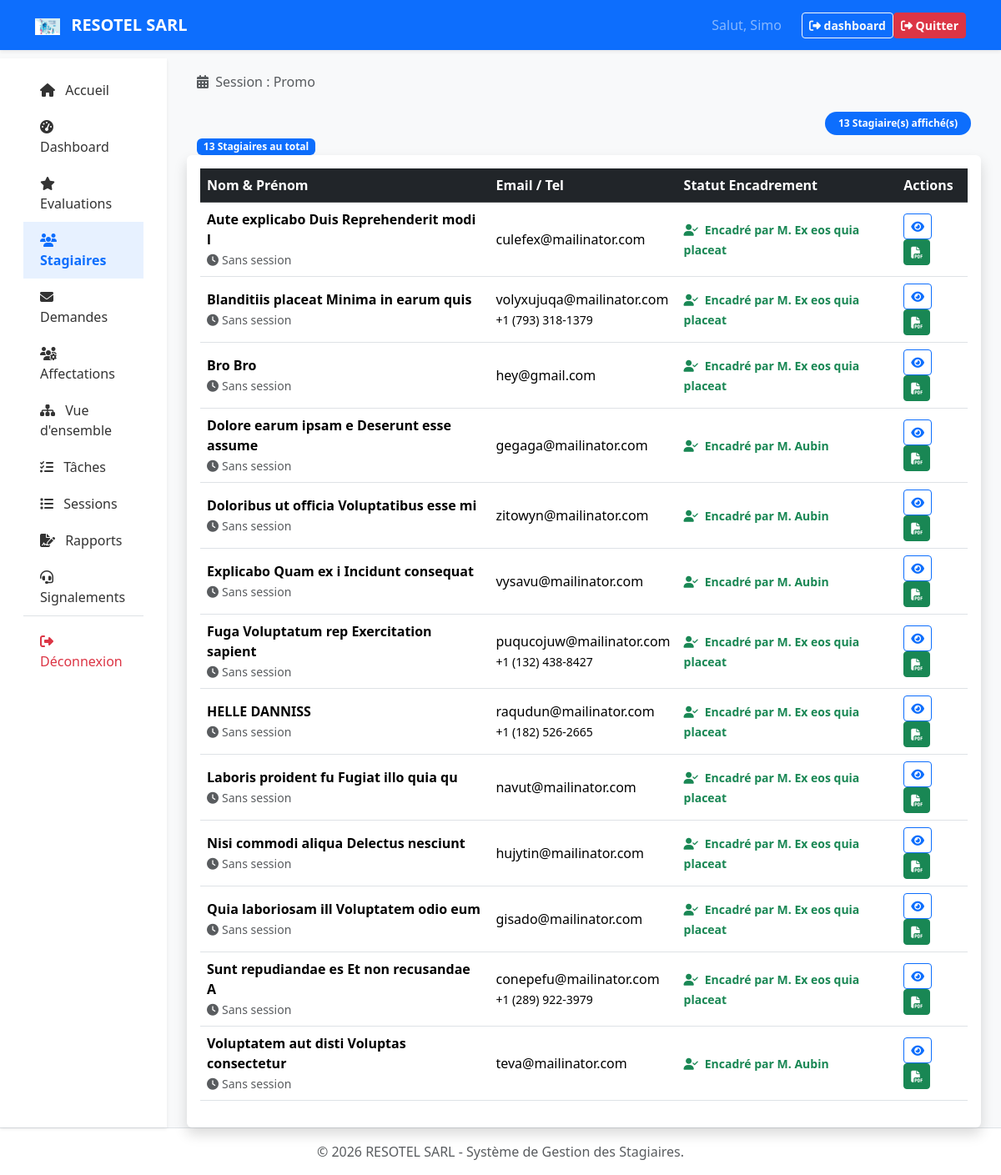
/stagiaires.php (signed in), run on the app's committed database.
### tables this page shows
CREATE TABLE `sessions` (
  `id` int NOT NULL,
  `titre` varchar(255) NOT NULL,
  `date_debut` date NOT NULL,
  `date_fin` date NOT NULL,
  `id_stagiaire` int DEFAULT NULL,
  `id_encadreur` int DEFAULT NULL,
  `is_active` tinyint(1) DEFAULT '0'
);

CREATE TABLE `users` (
  `id` int NOT NULL,
  `nom` varchar(100) NOT NULL,
  `prenom` varchar(100) NOT NULL,
  `email` varchar(150) NOT NULL,
  `password` varchar(255) NOT NULL,
  `telephone` varchar(20) DEFAULT NULL,
  `role` enum('administrateur','encadreur','stagiaire') NOT NULL DEFAULT 'stagiaire',
  `encadreur_id` int DEFAULT NULL,
  `niveau_etude` varchar(100) DEFAULT NULL,
  `type_stage` varchar(50) DEFAULT NULL,
  `date_inscription` timestamp NULL DEFAULT CURRENT_TIMESTAMP,
  `id_session_actuelle` int DEFAULT NULL,
  `note_final` decimal(4,2) DEFAULT NULL,
  `observations` text
);

### stagiaires.php (the view, shortened to what this page needs)
<?php
include 'config/db.php';
$stmt_active = $pdo->query("SELECT * FROM sessions WHERE is_active = 1 LIMIT 1");
$current_session = $stmt_active->fetch();
$session_id = $_GET['session_id'] ?? ($current_session['id'] ?? null);
$sql = "SELECT s.*, e.nom AS nom_encadreur, e.prenom AS prenom_encadreur, sess.titre
        FROM users s
        LEFT JOIN users e ON s.encadreur_id = e.id
        LEFT JOIN sessions sess ON s.id_session_actuelle = sess.id
        WHERE s.role = 'stagiaire'";
if ($session_id) {
    $sql .= " AND s.id_session_actuelle = :sess_id";
}
$sql .= " ORDER BY s.nom ASC";
$stmt = $pdo->prepare($sql);
if ($session_id) {
    $stmt->execute(['sess_id' => $session_id]);
} else {
    $stmt->execute();
}
$stagiaires = $stmt->fetchAll();
include 'includes/header.php';
?>
<div class="container-fluid">
    <div class="d-flex justify-content-between align-items-center mb-4">
        <nav aria-label="breadcrumb">
            <ol class="breadcrumb mb-0">
                <li class="breadcrumb-item active">
                    <i class="fas fa-calendar-alt me-1"></i>
                    Session : <?= $current_session ? htmlspecialchars($current_session['titre']) : 'Toutes les sessions' ?>
                </li>
            </ol>
        </nav>
    </div>
    <div class="text-end">
        <span class="badge bg-primary rounded-pill p-2 px-3"><?= count($stagiaires) ?> Stagiaire(s) affiché(s)</span>
    </div>
    <span class="badge bg-primary"><?= count($stagiaires) ?> Stagiaires au total</span>
</div>
<div class="card shadow border-0">
    <div class="card-body">
        <table class="table table-hover align-middle">
            <thead class="table-dark">
                <tr>
                    <th>Nom & Prénom</th>
                    <th>Email / Tel</th>
                    <th>Statut Encadrement</th>
                    <th>Actions</th>
                </tr>
            </thead>
            <tbody>
                <?php foreach ($stagiaires as $s): ?>
                    <tr>
                        <td>
                            <strong><?= htmlspecialchars($s['nom'] . ' ' . $s['prenom']) ?></strong><br>
                            <small class="text-muted"><i class="fas fa-clock me-1"></i><?= $s['nom_session'] ?? 'Sans session' ?></small>
                        </td>
                        <td><?= htmlspecialchars($s['email']) ?><br><small><?= $s['telephone'] ?></small></td>
                        <td>
                            <?php if ($s['encadreur_id']): ?>
                                <span class="text-success small fw-bold">
                                    <i class="fas fa-user-check me-1"></i>
                                    Encadré par M. <?= htmlspecialchars($s['nom_encadreur']) ?>
                                </span>
                            <?php endif; ?>
                        </td>
                        <td>
                            <a href="profil_stagiaire.php?id=<?= $s['id'] ?>" class="btn btn-sm btn-outline-primary" title="Voir profil">
                                <i class="fas fa-eye"></i>
                            </a>
                            <a href="attestation.php?id=<?= $s['id'] ?>" class="btn btn-sm btn-success" title="Générer Attestation"  target="_blank">
                                <i class="fas fa-file-pdf"></i>
                            </a>
                        </td>
                    </tr>
                <?php endforeach; ?>
            </tbody>
        </table>
    </div>
</div>
</div>
<?php include 'includes/footer.php'; ?>

### includes/header.php (style rules this page uses)
body { background-color: #f8f9fa; min-height: 100vh; padding-top: 70px; }

### data on the page
sessions: titre "Promo", users.nom+prenom "Aute explicabo Duis Reprehenderit modi l", nom_session "Sans session", users.email "culefex@mailinator.com", users.nom "Ex eos quia placeat", users.nom+prenom "Blanditiis placeat Minima in earum quis", users.email "volyxujuqa@mailinator.com", users.telephone "+1 (793) 318-1379", users.nom+prenom "Bro Bro", users.email "hey@gmail.com", users.nom+prenom "Dolore earum ipsam e Deserunt esse assume", users.email "gegaga@mailinator.com", users.nom "Aubin", users.nom+prenom "Doloribus ut officia Voluptatibus esse mi", users.email "zitowyn@mailinator.com", users.nom+prenom "Explicabo Quam ex i Incidunt consequat", users.email "vysavu@mailinator.com", users.nom+prenom "Fuga Voluptatum rep Exercitation sapient", users.email "puqucojuw@mailinator.com", users.telephone "+1 (132) 438-8427", users.nom+prenom "HELLE DANNISS", users.email "raqudun@mailinator.com", users.telephone "+1 (182) 526-2665", users.nom+prenom "Laboris proident fu Fugiat illo quia qu", users.email "navut@mailinator.com", users.nom+prenom "Nisi commodi aliqua Delectus nesciunt", users.email "hujytin@mailinator.com", users.nom+prenom "Quia laboriosam ill Voluptatem odio eum", users.email "gisado@mailinator.com", users.nom+prenom "Sunt repudiandae es Et non recusandae A", users.email "conepefu@mailinator.com", users.telephone "+1 (289) 922-3979", users.nom+prenom "Voluptatem aut disti Voluptas consectetur", users.email "teva@mailinator.com"

### other printed values
$_SESSION['nom'] "Simo"
count($stagiaires) "13"
